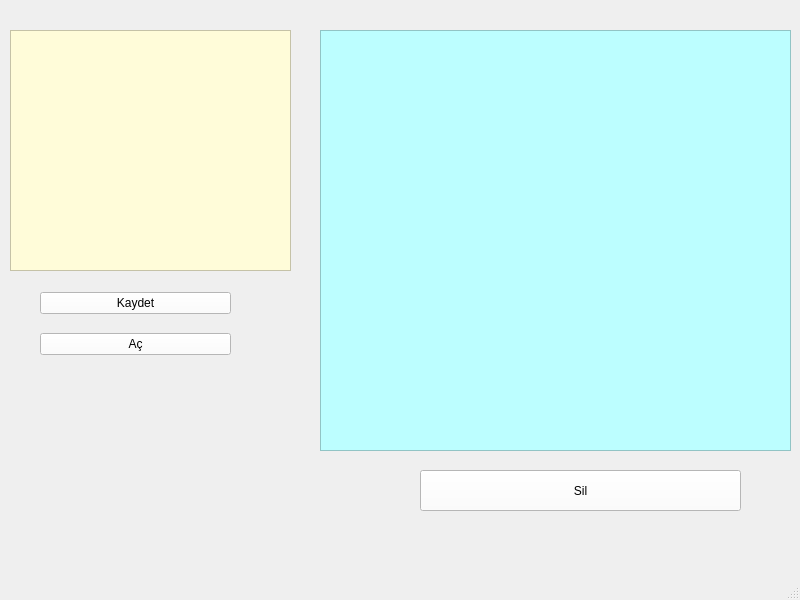
<?xml version="1.0" encoding="UTF-8"?>
<ui version="4.0">
 <class>MainWindow</class>
 <widget class="QMainWindow" name="MainWindow">
  <property name="geometry">
   <rect>
    <x>0</x>
    <y>0</y>
    <width>800</width>
    <height>600</height>
   </rect>
  </property>
  <property name="windowTitle">
   <string>Notebook</string>
  </property>
  <property name="windowIcon">
   <iconset resource="ikon.qrc">
    <normaloff>:/not/16_122653.ico</normaloff>:/not/16_122653.ico</iconset>
  </property>
  <property name="styleSheet">
   <string notr="true"/>
  </property>
  <widget class="QWidget" name="centralwidget">
   <widget class="QTextEdit" name="textEdit">
    <property name="geometry">
     <rect>
      <x>10</x>
      <y>30</y>
      <width>281</width>
      <height>241</height>
     </rect>
    </property>
    <property name="styleSheet">
     <string notr="true">background-color: rgb(255, 252, 217);</string>
    </property>
   </widget>
   <widget class="QTextEdit" name="textEdit_2">
    <property name="geometry">
     <rect>
      <x>320</x>
      <y>30</y>
      <width>471</width>
      <height>421</height>
     </rect>
    </property>
    <property name="styleSheet">
     <string notr="true">background-color: rgb(188, 254, 255);</string>
    </property>
   </widget>
   <widget class="QWidget" name="verticalLayoutWidget">
    <property name="geometry">
     <rect>
      <x>40</x>
      <y>279</y>
      <width>191</width>
      <height>91</height>
     </rect>
    </property>
    <layout class="QVBoxLayout" name="verticalLayout">
     <item>
      <widget class="QPushButton" name="pushButton_kaydet">
       <property name="styleSheet">
        <string notr="true">background-color: rgb(255, 255, 255);</string>
       </property>
       <property name="text">
        <string>Kaydet</string>
       </property>
       <property name="icon">
        <iconset resource="ikon.qrc">
         <normaloff>:/not/diskette_save_saveas_1514.ico</normaloff>:/not/diskette_save_saveas_1514.ico</iconset>
       </property>
       <property name="iconSize">
        <size>
         <width>25</width>
         <height>25</height>
        </size>
       </property>
      </widget>
     </item>
     <item>
      <widget class="QPushButton" name="pushButton_ac">
       <property name="styleSheet">
        <string notr="true">background-color: rgb(255, 255, 255);</string>
       </property>
       <property name="text">
        <string>Aç</string>
       </property>
       <property name="icon">
        <iconset resource="ikon.qrc">
         <normaloff>:/not/open-file_40455.ico</normaloff>:/not/open-file_40455.ico</iconset>
       </property>
       <property name="iconSize">
        <size>
         <width>25</width>
         <height>25</height>
        </size>
       </property>
      </widget>
     </item>
    </layout>
   </widget>
   <widget class="QPushButton" name="pushButton_sil">
    <property name="geometry">
     <rect>
      <x>420</x>
      <y>470</y>
      <width>321</width>
      <height>41</height>
     </rect>
    </property>
    <property name="styleSheet">
     <string notr="true">background-color: rgb(255, 255, 255);</string>
    </property>
    <property name="text">
     <string>Sil</string>
    </property>
   </widget>
  </widget>
  <widget class="QStatusBar" name="statusbar"/>
  <action name="actionctrl_s">
   <property name="text">
    <string>ctrl+s</string>
   </property>
  </action>
  <action name="actionA">
   <property name="text">
    <string> Aç ctrl+0</string>
   </property>
  </action>
 </widget>
 <resources>
  <include location="ikon.qrc"/>
 </resources>
 <connections/>
</ui>
